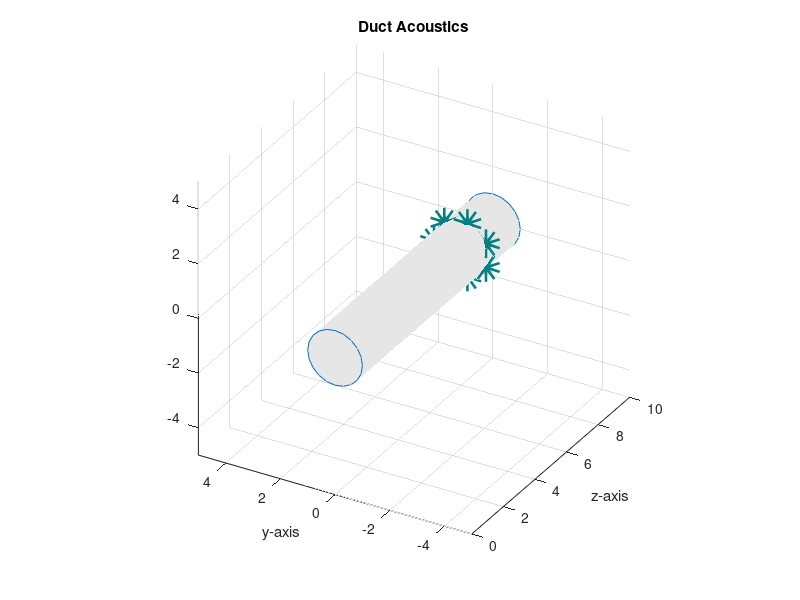

MATLAB code for this plot: (Note: this script raises an error after producing the figure.)
% Fig5_deriv01.m
% Aim: restruct time signals for visual sensors
% 2021-05-05 wjq

clc
clear
close all

%% Add Subfunction
addpath(genpath('../chebfun-master'));
addpath(genpath('../subfunction'));


%% Sensor Positions
N = 7;
z = [8;8;8;8;8;8;8];
rho = [1;1;1;1;1;1;1];
theta = 2*pi/N*[0;1;2;3;4;5;6];
[x,y,z] = pol2cart(theta,rho,z);

%% Plot Duct Surface
rT = 1;h = 10;
[Xs,Ys,Zs] = cylinder(rT);
Zs = Zs*h;
surf(Zs,Xs,Ys,'MeshStyle','row',...
    'MarkerFaceColor',[1 1 1],...
    'FaceColor',[0.901960784313726 0.901960784313726 0.901960784313726],...
    'EdgeColor',[0 0.447058823529412 0.741176470588235]);
view([300 30]);
grid('on');
axis('tight');
hold('on');
axis equal
xlabel({'x-axis'});
ylabel({'y-axis'});
xlabel({'z-axis'});
title("Duct Acoustics")

%% Plot Sensor in the Duct
scatter3(z,x,y,'o','filled','MarkerEdgeColor',[0 .5 .5],...
    'MarkerFaceColor',[0 .7 .7],...
    'LineWidth',15)


%% Mode Generator
c = 343;               % sound speed
m = [4];               % circumferential modes maker
n = [3];
w = 5;                 % Non-dimensional frequency
% f=[1000];            % physical frequency %f*2*pi*rT/c-0.0000000001*i;
[Base]=BaseJ1(m,n,rT);       %Rienstra-50
Eig=sqrt(w^2-Base.jmn_pm.^2) %Rienstra-52


%% Cut Plane of mode
zT =8;
t = 0:0.1:20;  % time
theta = linspace(0,2*pi,80);
r = linspace(0,1,30);

% Reproduce the solution of wave equation: %Rienstra-54
for km=1:length(m)
    for kn=n
        phi_r=chebfun(@(t) besselj(sign(m(km)).*m(km),Base.jmn_pm(kn)*t),[0,rT]);
    end
end

Phi_r = phi_r(r).';
psi=bsxfun(@times,exp(i*w*t),exp(-i*m*theta).')*exp(-i*Eig(n)*zT);
pm=bsxfun(@times,Phi_r,reshape(psi,1,length(theta),length(t)));
[Theta,Rho]=meshgrid(theta,r');
[yy,xx]=pol2cart(Theta,Rho);


figure
offset=0.05; cont=22; % contour setting
s1=subplot(1,2,1); contour(xx,yy,real(pm(:,:,4)),cont); ...
    axis('square'); xlabel(''); ylabel('real', 'FontSize', 20);
s2=subplot(1,2,2); contour(xx,yy,imag(pm(:,:,4)),cont); ...
    axis('square'); xlabel(''); ylabel('imag', 'FontSize', 20);
sgtitle(['Duct Mode-m',num2str(m),'-n',num2str(n)], 'FontSize', 30)



